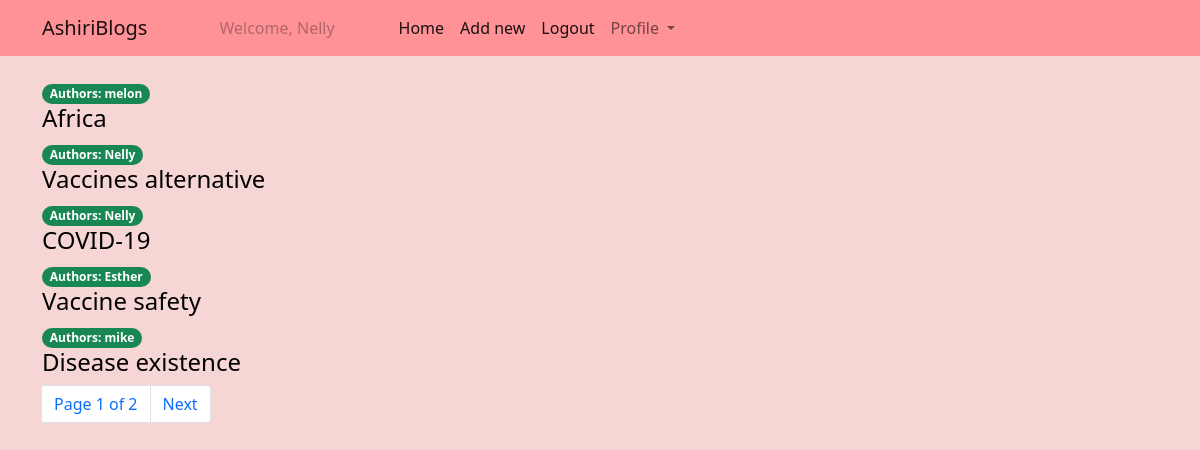
Page /ashiriblogapp/ (signed in) on the committed database.
### ashiriblogapp/models.py (models this page shows, shortened)
class blogs(models.Model):
		title = models.CharField(max_length=200)
		description = models.TextField()
		slug = models.SlugField(max_length=100, unique=True)
		published = models.DateTimeField(auto_now_add=True)
		author = models.ForeignKey(User, on_delete=models.CASCADE) #a one to many relationship model

### ashiriblogapp/views.py (the view)
# urls.py: path('', views.article_list, name='article_list'),
def article_list(request):
		article_list = blogs.objects.all().order_by('published')
		paginator = Paginator(article_list, 5)
		page = request.GET.get('page')
		try:
				articles = paginator.page(page)
		except PageNotAnInteger:
				articles = paginator.page(1)
		except EmptyPage:
				articles = paginator.page(paginator.num_pages)
		return render(request, 'ashiriblogapp/articles.html', {'article_list':articles, 'page':page})

### ashiriblogapp/templates/ashiriblogapp/articles.html (shortened to what this page needs)
{% extends "ashiriblogapp/base.html" %}
{% block body %}
	<div class="container mt-4">
			{% for blog in article_list %}
				<span class="badge rounded-pill bg-success">Authors: {{blog.author}}</span>
				<h4 ><a class="link-style" href="{% url 'article_detail' blog.slug %}">{{blog.title}}</a></h4>
			{% endfor %}
			{% include 'ashiriblogapp/pagination.html' with page=article_list %}
		</div>
{% endblock %}

### ashiriblogapp/templates/ashiriblogapp/navbar.html (shortened to what this page needs)
<nav class="navbar navbar-expand-lg navbar navbar-light"  style="background-color: #ff9296;">
  <div class="container">
    <a class="navbar-brand" href="{% url 'article_list' %}">AshiriBlogs</a>
    <div class="collapse navbar-collapse" id="navbarNavDropdown">
      <ul class="navbar-nav">
				{% if request.user.is_authenticated %}
				<li class="nav-item mx-5">
          <a class="nav-link disabled">Welcome, {{request.user.username}}</a>
        </li>
        <li class="nav-item">
          <a class="nav-link active" aria-current="page" href="{% url 'article_list' %}">Home</a>
        </li>
        <li class="nav-item">
          <a class="nav-link active" href="{% url 'add_article' %}">Add new</a>
        </li>
        <li class="nav-item">
          <a class="nav-link active" href="{% url 'user_logout' %}">Logout</a>
        </li>
        <li class="nav-item dropdown">
          <a class="nav-link dropdown-toggle" href="" id="navbarDropdownMenuLink" role="button" data-bs-toggle="dropdown" aria-expanded="false">
            Profile
          </a>
        </li>
				{% endif %}
      </ul>
    </div>
  </div>
</nav>

### ashiriblogapp/templates/ashiriblogapp/articles.html (style rules this page uses)
.link-style { text-decoration: none; color: black; }
body { background-color: rgb(246, 213, 213); }

### rows in the picture
blogs: author "melon", title "Africa"
blogs: author "Nelly", title "Vaccines alternative"
blogs: author "Nelly", title "COVID-19"
blogs: author "Esther", title "Vaccine safety"
blogs: author "mike", title "Disease existence"

### other values in the picture
{{ request.user.username }} "Nelly"
{{ page.number }} "1"
{{ page.paginator.num_pages }} "2"
